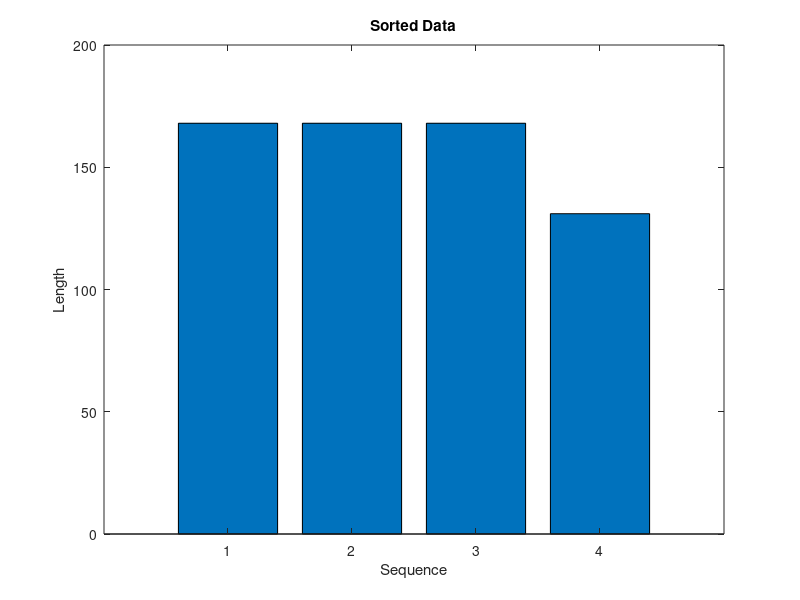

The MATLAB script that drew this image: (Note: this script raises an error after producing the figure.)
load('Train_dataset.mat')
%% Prepare Data for Padding
% L_dat = min(numel(capacity),numel(In_all));
% idx = idx(:,1:L_dat);
% 
for i=1:numel(XTrain)
    sequence = XTrain{i};
    sequenceLengths(i) = size(sequence,2);
end

[sequenceLengths,idx] = sort(sequenceLengths,'descend');%idx descend

In_all = XTrain(idx); 
Out_soc = YTrain(idx);
 
% SOC={};
% for i=1:131
%      SOC{i,1}=Out_soc;
% end

% View the sorted sequence lengths in a bar chart.
figure
bar(sequenceLengths)
xlabel("Sequence")
ylabel("Length")
title("Sorted Data")

%% Setup a CNN/LSTM model
% 选择一个小批量大小，它可以均匀地划分训练数据，减少小批量中的填充量
 miniBatchSize = 1;
% % Define Network Architecture
% % Define the network architecture. Create an LSTM network that consists of an LSTM layer with 200 hidden units, followed 
% % by a fully connected layer of size 50 and a dropout layer with dropout probability 0.5.
% 
 numFeatures = size(XTrain{1},1); %3
 numResponses = 1;
 numHiddenUnits = 5;
layers = [ ...
    sequenceInputLayer(numFeatures)
    lstmLayer(numHiddenUnits,'OutputMode','sequence')
    fullyConnectedLayer(10)
    dropoutLayer(0.8)
    fullyConnectedLayer(numResponses)
    regressionLayer];
% 
maxEpochs = 100;

options = trainingOptions('adam', ...
    'MaxEpochs',maxEpochs, ...
    'MiniBatchSize',miniBatchSize, ...
    'InitialLearnRate',1.0e-7, ...
    'LearnRateSchedule','piecewise',...
    'GradientThreshold',1, ...
    'LearnRateDropPeriod',500,...
    'LearnRateDropFactor',0.2,...
    'Shuffle','never', ...
    'Plots','training-progress',...
    'Verbose',0);
net = trainNetwork(In_all,Out_soc,layers,options);